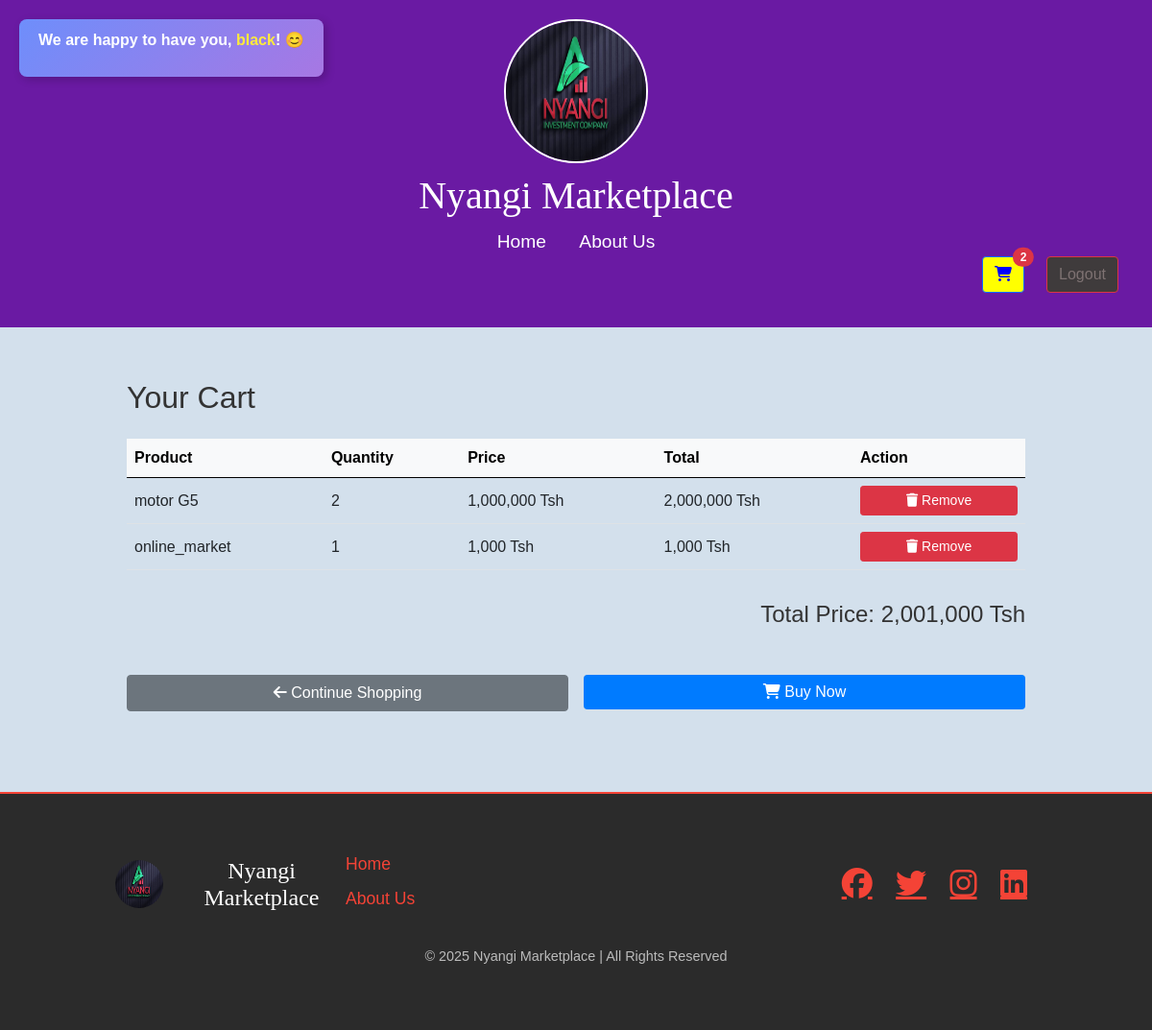
The page /cart/ (signed in) on the database its author committed.
### myapp/models.py (models this page shows, shortened)
class Cart(models.Model):
    user = models.ForeignKey(User, on_delete=models.CASCADE)
    product = models.ForeignKey(Product, on_delete=models.CASCADE)
    quantity = models.PositiveIntegerField(default=1)
    added_on = models.DateTimeField(auto_now_add=True)

class Product(models.Model):
    name = models.CharField(max_length=255)
    description = models.TextField()
    price = models.IntegerField()
    category = models.ForeignKey('Category', on_delete=models.CASCADE)
    image = models.ImageField(upload_to='products/')
    image1 = models.ImageField(upload_to='products/', null=True, blank=True, default="")  # NEW IMAGE
    image2 = models.ImageField(upload_to='products/', null=True, blank=True, default="")
    image3 = models.ImageField(upload_to='products/', null=True, blank=True, default="")
    image4 = models.ImageField(upload_to='products/', null=True, blank=True, default="")
    phone_number=models.CharField(max_length=10 ,default='')
    seller = models.ForeignKey('Seller', on_delete=models.CASCADE)
    location = models.CharField(max_length=50, choices=TANZANIA_REGIONS, default='Dar es Salaam')  # Default region
    condition = models.CharField(max_length=100, default="New", blank=True)
    dimensions = models.CharField(max_length=100, default="", blank=True)
    weight = models.CharField(max_length=50, default="", blank=True)
    material = models.CharField(max_length=100, default="", blank=True)
    color = models.CharField(max_length=50, default="", blank=True)
    warranty = models.CharField(max_length=50, default="No Warranty", blank=True)
    model = models.CharField(max_length=100, default="", blank=True)
    release_year = models.IntegerField(default="", blank=True, null=True)
    generation = models.CharField(max_length=50, default="", blank=True)
    brand = models.CharField(max_length=100, default="", blank=True)
    origin_country = models.CharField(max_length=100, default="", blank=True)
    created_at = models.DateTimeField(default=timezone.now, blank=True)
    power_consumption = models.CharField(max_length=50, default="", blank=True)
    battery_life = models.CharField(max_length=50, default="", blank=True)
    charging_time = models.CharField(max_length=50, default="", blank=True)
    connectivity = models.CharField(max_length=100, default="", blank=True)
    processor = models.CharField(max_length=100, default="", blank=True)
    storage_capacity = models.CharField(max_length=100, default="", blank=True)
    screen_size = models.CharField(max_length=50, default="", blank=True)
    resolution = models.CharField(max_length=100, default="", blank=True)
    weight_capacity = models.CharField(max_length=50, default="", blank=True)
    assembly_required = models.BooleanField(default="", blank=True, null=True)
    style = models.CharField(max_length=100, default="", blank=True)
    water_resistant = models.BooleanField(default="", blank=True, null=True)
    upholstery_material = models.CharField(max_length=100, default="", blank=True)
    size = models.CharField(max_length=50, default="", blank=True)
    gender = models.CharField(max_length=50, default="", blank=True)
    fabric_type = models.CharField(max_length=100, default="", blank=True)
    washing_instructions = models.TextField(default="", blank=True)
    shoe_type = models.CharField(max_length=100, default="", blank=True)
    closure_type = models.CharField(max_length=100, default="", blank=True)
    fuel_type = models.CharField(max_length=50, default="", blank=True)
    transmission = models.CharField(max_length=50, default="", blank=True)
    mileage = models.CharField(max_length=50, default="", blank=True)
    engine_capacity = models.CharField(max_length=50, default="", blank=True)
    top_speed = models.CharField(max_length=50, default="", blank=True)
    number_of_seats = models.IntegerField(default="", blank=True, null=True)
    expiration_date = models.DateField(null=True, blank=True)
    ingredients = models.TextField(default="", blank=True)
    calories = models.CharField(max_length=50, default="", blank=True)
    dietary_info = models.CharField(max_length=100, default="", blank=True)
    package_size = models.CharField(max_length=100, default="", blank=True)
    author = models.CharField(max_length=100, default="", blank=True)
    publisher = models.CharField(max_length=100, default="", blank=True)
    edition = models.CharField(max_length=50, default="", blank=True)
    pages = models.IntegerField(default="", blank=True, null=True)
    language = models.CharField(max_length=50, default="", blank=True)
    paper_type = models.CharField(max_length=100, default="", blank=True)
    recommended_age = models.CharField(max_length=50, default="", blank=True)
    number_of_pieces = models.IntegerField(default="", blank=True, null=True)
    safety_certifications = models.CharField(max_length=100, default="", blank=True)
    battery_required = models.BooleanField(default="", blank=True, null=True)
    interactive_features = models.CharField(max_length=100, default="", blank=True)
    skin_type = models.CharField(max_length=100, default="", blank=True)
    scent = models.CharField(max_length=100, default="", blank=True)
    application_method = models.CharField(max_length=100, default="", blank=True)
    volume = models.CharField(max_length=50, default="", blank=True)
    sport_type = models.CharField(max_length=100, default="", blank=True)
    weather_resistant = models.BooleanField(default="", blank=True, null=True)
    material_durability = models.CharField(max_length=100, default="", blank=True)
    gemstone = models.CharField(max_length=100, default="", blank=True)
    metal_type = models.CharField(max_length=100, default="", blank=True)
    weight = models.CharField(max_length=50, default="", blank=True)
    certification = models.CharField(max_length=100, default="", blank=True)

### myapp/views.py (the view)
# urls.py: path('cart/', views.view_cart, name='view_cart'),
@login_required
def view_cart(request):
    cart_items = Cart.objects.filter(user=request.user)
    for item in cart_items:
        item.total_price = item.product.price * item.quantity
    total_price = sum(item.total_price for item in cart_items)
    return render(request, 'myapp/cart.html', {
        'cart_items': cart_items,
        'total_price': total_price,
    })

### myapp/context_processors.py (called while the page is built)
def cart_item_count(request):
    if request.user.is_authenticated:
        return {'cart_item_count': Cart.objects.filter(user=request.user).count()}
    return {'cart_item_count': 0}

### myapp/templates/myapp/cart.html (shortened to what this page needs)
{% extends 'myapp/base.html' %}
{% block content %}
{% load static %}
{% load humanize %}
<div class="container py-4">
    <h2 class="mb-4">Your Cart</h2>
    <div class="table-responsive">
        <table class="table table-hover">
            <thead class="table-light">
                <tr>
                    <th scope="col">Product</th>
                    <th scope="col">Quantity</th>
                    <th scope="col">Price</th>
                    <th scope="col">Total</th>
                    <th scope="col">Action</th>
                </tr>
            </thead>
            <tbody>
                {% for item in cart_items %}
                <tr>
                    <td class="align-middle">{{ item.product.name }}</td>
                    <td class="align-middle">{{ item.quantity }}</td>
                    <td class="align-middle">{{ item.product.price|intcomma }} Tsh</td>
                    <td class="align-middle">{{ item.total_price|intcomma }} Tsh</td>
                    <td class="align-middle">
                        <a href="{% url 'remove_from_cart' item.id %}"
                           class="btn btn-danger btn-sm w-100 w-md-auto">
                            <i class="fas fa-trash"></i>
                            <span class="d-none d-md-inline">Remove</span>
                        </a>
                    </td>
                </tr>
                {% empty %}
                <tr>
                    <td colspan="5" class="text-center py-4">Your cart is empty</td>
                </tr>
                {% endfor %}
            </tbody>
        </table>
    </div>
    <div class="row justify-content-end">
        <div class="col-12 col-md-6 col-lg-4">
            <h4 class="text-end mt-3">Total Price: {{ total_price|intcomma }} Tsh</h4>
        </div>
    </div>
    <div class="row mt-4 g-3">
        <div class="col-12 col-md-6">
            <a href="{% url 'home' %}"
               class="btn btn-secondary w-100">
                <i class="fas fa-arrow-left"></i> Continue Shopping
            </a>
        </div>
        <div class="col-12 col-md-6">
            <a href="#"
               class="btn btn-primary w-100">
                <i class="fas fa-shopping-cart"></i> Buy Now
            </a>
        </div>
    </div>
</div>
{% endblock %}

### myapp/templates/myapp/base.html (shortened to what this page needs)
<!DOCTYPE html>
<html lang="en">
{% load static %}
<head>
    <link rel="stylesheet" href="https://cdnjs.cloudflare.com/ajax/libs/font-awesome/6.4.2/css/all.min.css">
    <link rel="stylesheet" href="{% static 'css/bootstrap.min.css' %}">
    <link rel="stylesheet" href="{% static 'css/base.css' %}">
    <link rel="stylesheet" href="https://cdn.jsdelivr.net/npm/bootstrap-icons/font/bootstrap-icons.css">
</head>
<body>
    <header>
        <div class="logo-container">
            <img src="{% static 'images/NyangiInvestment.jpeg' %}" alt="Nyangi Logo" class="logo">
        </div>
        <h1 style="font-family: Georgia, 'Times New Roman', Times, serif;">Nyangi Marketplace</h1>
        <nav>
            <a href="{% url 'home' %}" style="text-decoration: none;">Home</a>
            <a href="#" style="text-decoration: none;">About Us</a>
            <div class="d-flex justify-content-end align-items-center mb-3">
                <div class="welcome-message">
                    {% if user.is_authenticated %}
                        <p>We are happy to have you, <span>{{ user.username }}</span>! 😊</p>
                    {% endif %}
                </div>
                {% if user.is_authenticated %}
                    <a href="{% url 'view_cart' %}" class="btn btn-outline-primary me-2 position-relative" style="background-color:yellow;">
                        <i class="fas fa-shopping-cart" style="color: blue !important;"></i>
                        {% if cart_item_count > 0 %}
                            <span class="position-absolute top-0 start-100 translate-middle badge rounded-pill bg-danger">
                                {{ cart_item_count }}
                            </span>
                        {% endif %}
                    </a>
                    <a href="{% url 'logout' %}" class="btn btn-outline-danger" style="background-color:rgb(63, 59, 60); color: rgb(126, 114, 114);">Logout</a>
                {% else %}
                    <a href="{% url 'login' %}" class="btn btn-outline-primary me-2" style="background-color:rgb(17, 0, 255); color: white;">Login</a>
                    <a href="{% url 'register' %}" class="btn btn-outline-success" style="color: white; background-color: #45a049;">Register</a>
                {% endif %}
            </div>
        </nav>
    </header>
    <main id="products">
        {% block content %}
        {% endblock %}
    </main>
    <footer>
        <div class="footer-container">
            <div class="footer-logo">
                <img src="{% static 'images/NyangiInvestment.jpeg' %}" alt="Nyangi Logo" class="footer-logo-img">
                <h3>Nyangi Marketplace</h3>
            </div>
            <div class="footer-links">
                <ul>
                    <li><a href="{% url 'home' %}">Home</a></li>
                    <li><a href="#">About Us</a></li>
                </ul>
            </div>
            <div class="footer-social">
                <a href="https://www.facebook.com/" class="social-icon fab fa-facebook" target="_blank"></a>
                <a href="https://twitter.com/" class="social-icon fab fa-twitter" target="_blank"></a>
                <a href="https://www.instagram.com/" class="social-icon fab fa-instagram" target="_blank"></a>
                <a href="https://www.linkedin.com/" class="social-icon fab fa-linkedin" target="_blank"></a>
            </div>
        </div>
        <p class="footer-text">&copy; 2025 Nyangi Marketplace | All Rights Reserved</p>
    </footer>
</body>
</html>

### myapp/static/css/base.css (style rules this page uses)
html, body { height: 100%; margin: 0; }
body { background-color: #d3e0ec; font-family: Arial, sans-serif; color: #333; display: flex; flex-direction: column; transition: background-color 0.3s, color 0.3s; }
header { background-color: rgb(106, 26, 163); color: white; padding: 20px; text-align: center; }
header h1 { font-size: 2.5em; margin: 0; }
nav { margin-top: 10px; }
nav a { color: white; margin: 0 15px; text-decoration: none; font-size: 1.2em; }
.logo-container { display: flex; justify-content: center; align-items: center; margin-bottom: 10px; }
.logo { width: 150px; height: 150px; border-radius: 70%; border: 2px solid white; }
#products { padding: 30px 10%; }
footer { background-color: #2b2b2b; color: white; padding: 50px 10%; text-align: center; position: relative; margin-top: 30px; font-family: Arial, sans-serif; border-top: 2px solid #f44336; }
.footer-container { display: flex; justify-content: space-between; align-items: center; flex-wrap: wrap; }
.footer-logo { display: flex; align-items: center; flex: 1; }
.footer-logo-img { width: 50px; height: 50px; border-radius: 50%; margin-right: 15px; }
.footer-logo h3 { font-size: 1.5em; font-family: 'Georgia', serif; margin: 0; }
.footer-links { flex: 2; text-align: left; }
.footer-links ul { list-style: none; padding: 0; }
.footer-links li { margin: 10px 0; }
.footer-links a { color: #f44336; text-decoration: none; font-size: 1.1em; }
.footer-social { flex: 1; text-align: right; }
.social-icon { font-size: 2em; color: #f44336; margin: 0 10px; transition: color 0.3s ease; }
.footer-text { margin-top: 20px; font-size: 0.9em; color: #bbb; }
.btn-primary { background: #007bff; border: none; font-size: 1rem; transition: all 0.3s ease-in-out; }

### myapp/templates/myapp/base.html (style rules this page uses)
.welcome-message { position: absolute; left: 20px; top: 20px; background: linear-gradient(135deg, #6e8efb, #a777e3); padding: 10px 20px; border-radius: 8px; color: white; font-size: 16px; font-weight: bold; font-family: 'Poppins', sans-serif; box-shadow: 3px 3px 10px rgba(0, 0, 0, 0.2); animation: fadeIn 1s ease-in-out; }
.welcome-message span { color: #ffeb3b; font-weight: bold; }

### rows shown on the page
Cart: product.name "motor G5", quantity "2", product.price "1,000,000", total_price "2,000,000"
Cart: product.name "online_market", quantity "1", product.price "1,000", total_price "1,000"

### other values the page prints
{{ user.username }} "black"
{{ cart_item_count }} "2"
{{ total_price|intcomma }} "2,001,000"
